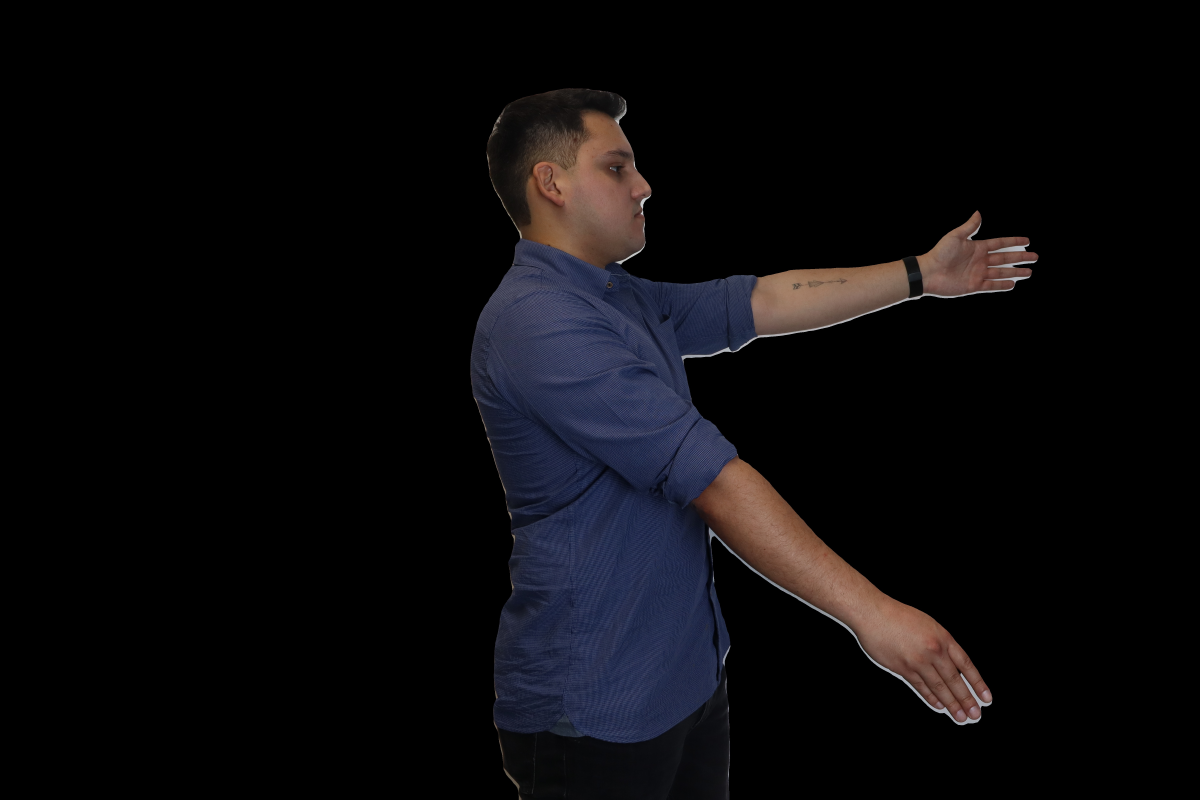
#> input picture input/147_yolo/4/0002.jpg, 6000 x 4000 px (shown at 1/5 size)
$ python stitching.py
#> lines starting #> are read from the running program, lines starting #| are printed output that depends on the picture
import cv2
import os
import imutils
import numpy as np

class Stitcher:
    def __init__(self):
        self.isv3 = imutils.is_cv3(or_better=True)


    def stitch(self, images, ratio=0.75, reprojThresh=4.0, showMatches=False, minKeypoints=4):
        (imageB, imageA) = images

        # Detectar y describir puntos clave
        (kpsA, featuresA) = self.detectAndDescribe(imageA)
        (kpsB, featuresB) = self.detectAndDescribe(imageB)

        if len(kpsA) < minKeypoints or len(kpsB) < minKeypoints:
            print("No se detectaron suficientes puntos clave.")
            return None

        # Emparejar puntos clave
        M = self.matchKeypoints(kpsA, kpsB, featuresA, featuresB, ratio, reprojThresh)

        if M is None:
            print("No se encontraron suficientes coincidencias para unir las imágenes.")
            return None

        (matches, H, status) = M

        # Transformar perspectiva
        heightA, widthA = imageA.shape[:2]
        heightB, widthB = imageB.shape[:2]
        result_width = max(widthA + widthB, widthA * 2)
        result_height = max(heightA + heightB, heightA * 2)

        result = cv2.warpPerspective(imageA, H, (result_width, result_height))

        # Superponer imagenB en el resultado
        y_offset, x_offset = heightB, widthB
        result[0:y_offset, 0:x_offset] = imageB

        # Recorte automático para eliminar áreas negras
        gray = cv2.cvtColor(result, cv2.COLOR_BGR2GRAY)
        _, thresh = cv2.threshold(gray, 1, 255, cv2.THRESH_BINARY)
        contours, _ = cv2.findContours(thresh, cv2.RETR_EXTERNAL, cv2.CHAIN_APPROX_SIMPLE)
        x, y, w, h = cv2.boundingRect(contours[0])
        result = result[y:y+h, x:x+w]

        # Mostrar coincidencias opcionalmente
        if showMatches:
            vis = self.drawMatches(imageA, imageB, kpsA, kpsB, matches, status)
            return (result, vis)

        return result


    def detectAndDescribe(self, image):
        gray = cv2.cvtColor(image, cv2.COLOR_BGR2GRAY)
        if self.isv3:
            descriptor = cv2.xfeatures2d.SIFT_create()
            (kps, features) = descriptor.detectAndCompute(image, None)
        else:
            detector = cv2.FeatureDetector_create("SIFT")
            kps = detector.detect(gray)
            extractor = cv2.DescriptorExtractor_create("SIFT")
            (kps, features) = extractor.compute(gray, kps)

        kps = np.float32([kp.pt for kp in kps])
        return (kps, features)

    def matchKeypoints(self, kpsA, kpsB, featuresA, featuresB, ratio, reprojThresh):
        matcher = cv2.DescriptorMatcher_create("BruteForce")
        rawMatches = matcher.knnMatch(featuresA, featuresB, 2)
        matches = []

        for m in rawMatches:
            if len(m) == 2 and m[0].distance < m[1].distance * ratio:
                matches.append((m[0].trainIdx, m[0].queryIdx))

        if len(matches) > 4:
            ptsA = np.float32([kpsA[i] for (_, i) in matches])
            ptsB = np.float32([kpsB[i] for (i, _) in matches])
            (H, status) = cv2.findHomography(ptsA, ptsB, cv2.RANSAC, reprojThresh)
            return (matches, H, status)

        return None

    def drawMatches(self, imageA, imageB, kpsA, kpsB, matches, status):
        (hA, wA) = imageA.shape[:2]
        (hB, wB) = imageB.shape[:2]
        vis = np.zeros((max(hA, hB), wA + wB, 3), dtype="uint8")
        vis[0:hA, 0:wA] = imageA
        vis[0:hB, wA:] = imageB

        for ((trainIdx, queryIdx), s) in zip(matches, status):
            if s == 1:
                ptA = (int(kpsA[queryIdx][0]), int(kpsA[queryIdx][1]))
                ptB = (int(kpsB[trainIdx][0]) + wA, int(kpsB[trainIdx][1]))
                cv2.line(vis, ptA, ptB, (0, 255, 0), 1)

        return vis

def load_and_resize_images(folder, new_width):
#> called with folder = './input/147_yolo/4/', new_width = 1024
    images = []
    filenames = ["0002.jpg", "0003.jpg", "0004.jpg"]
    for filename in filenames:
        filepath = os.path.join(folder, filename)
        img = cv2.imread(filepath)
#> img is the input picture: shape (4000, 6000, 3); mean B, G, R 12.5, 10.3, 11.5
        if img is None:
            print(f"Error al cargar la imagen: {filename}. Saltando.")
            continue
        new_size = (new_width, int(img.shape[0] * new_width / img.shape[1]))
#> new_size = (1024, 682)
        img = cv2.resize(img, new_size, interpolation=cv2.INTER_AREA)
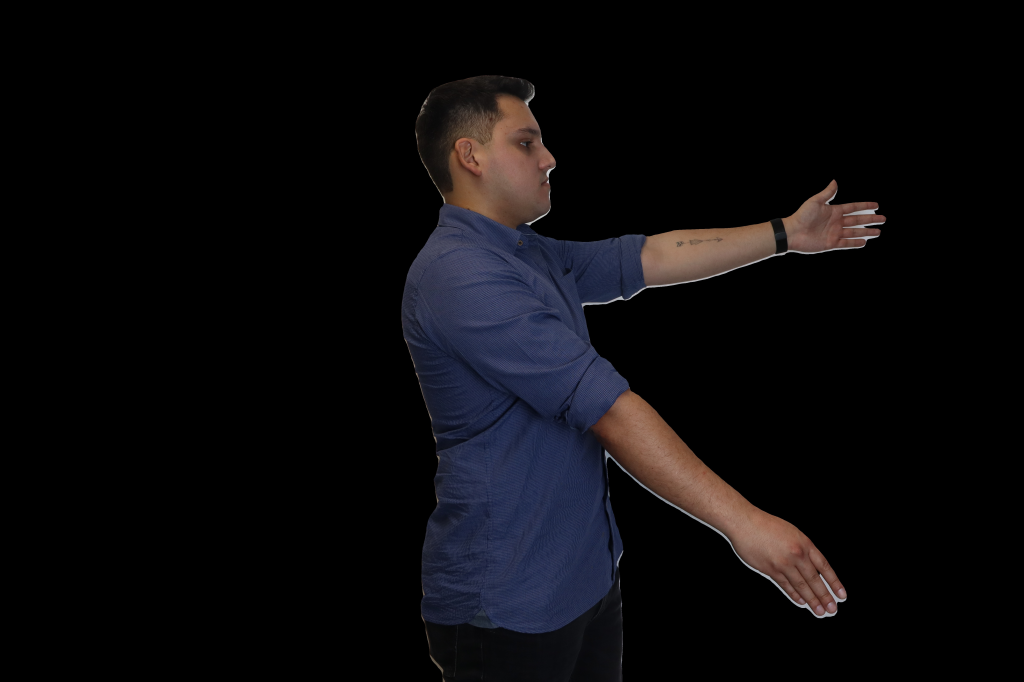
#> img: shape (682, 1024, 3); mean B, G, R 12.5, 10.3, 11.5
        images.append(img)
#> pass 2 of the loop in load_and_resize_images, `for filename in filenames:`:
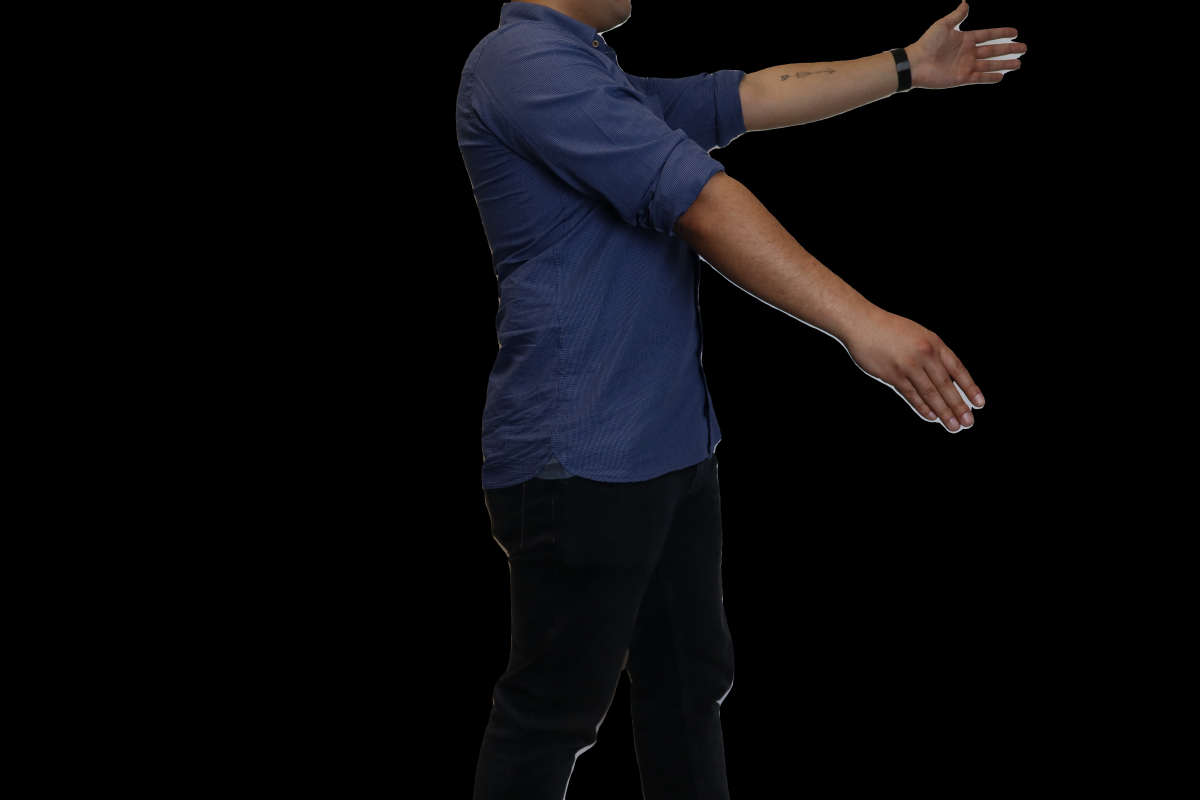
#> input picture input/147_yolo/4/0003.jpg, 6000 x 4000 px (shown at 1/5 size)
#> in load_and_resize_images, img is the input picture: shape (4000, 6000, 3); mean B, G, R 11.3, 9, 9.6
#> in load_and_resize_images, `img = cv2.resize(img, new_size, interpolation=cv2.INTER_AREA)`:
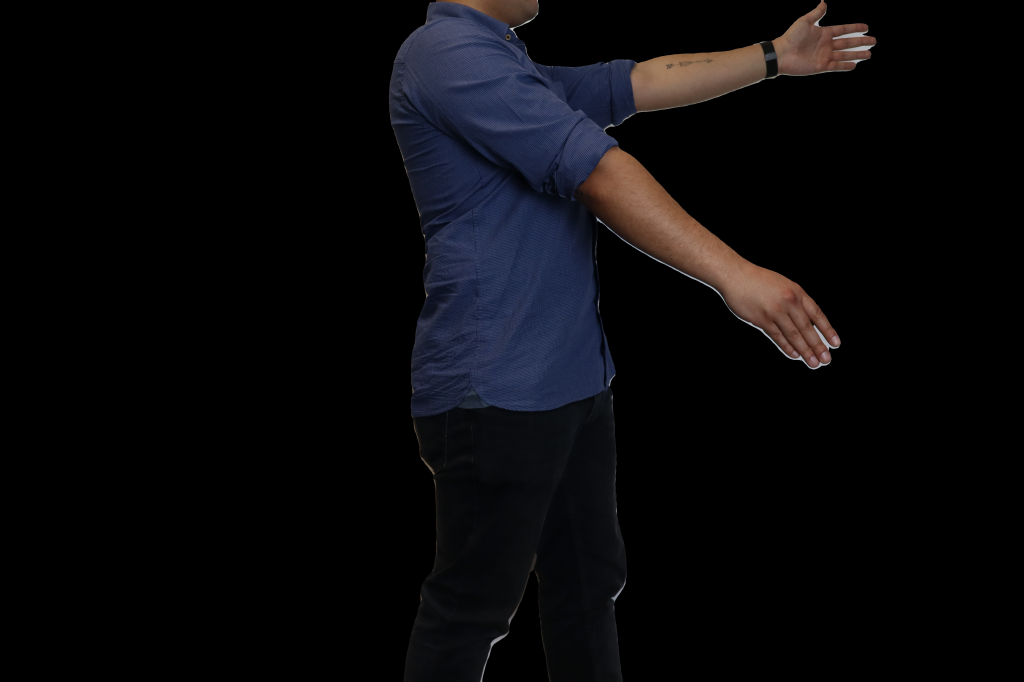
#> img: shape (682, 1024, 3); mean B, G, R 11.3, 9, 9.6
#> pass 3 of the loop in load_and_resize_images, `for filename in filenames:`:
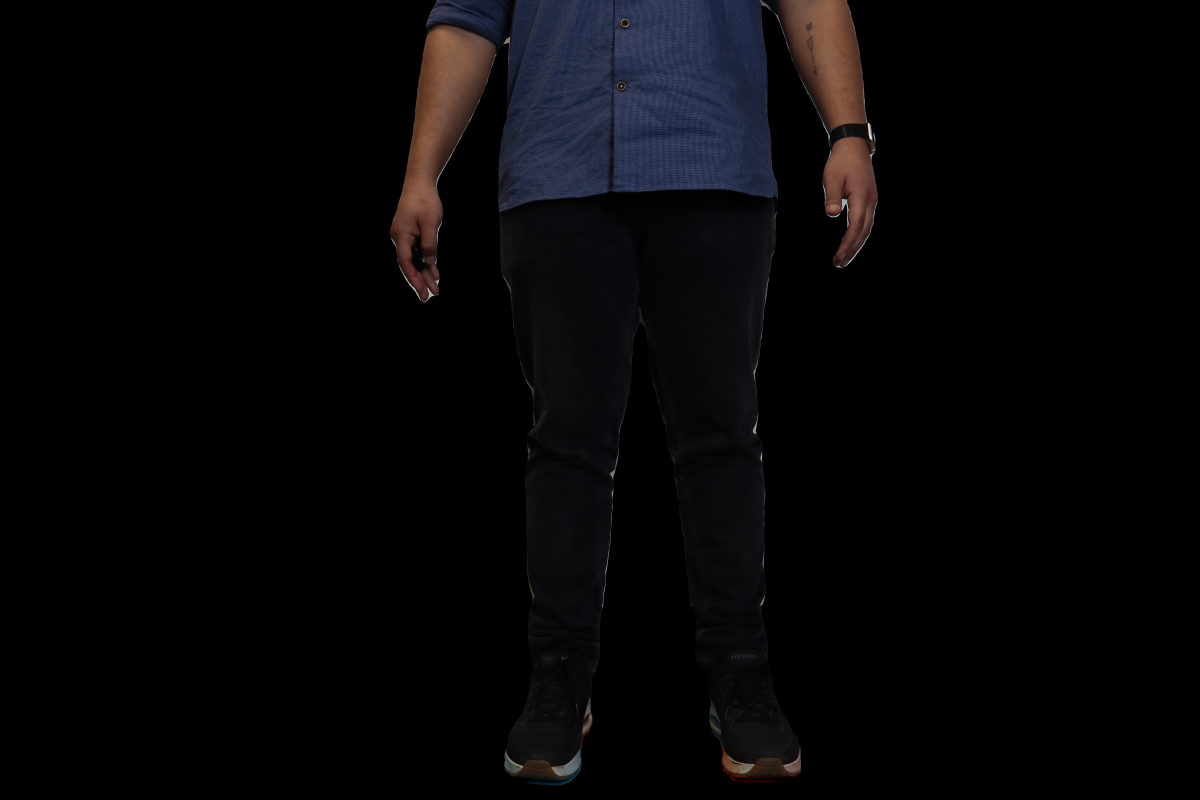
#> input picture input/147_yolo/1/0004.jpg, 6000 x 4000 px, found by its file name (shown at 1/5 size)
#> in load_and_resize_images, img is the input picture: shape (4000, 6000, 3); mean B, G, R 7.1, 5.8, 6.4
#> in load_and_resize_images, `img = cv2.resize(img, new_size, interpolation=cv2.INTER_AREA)`:
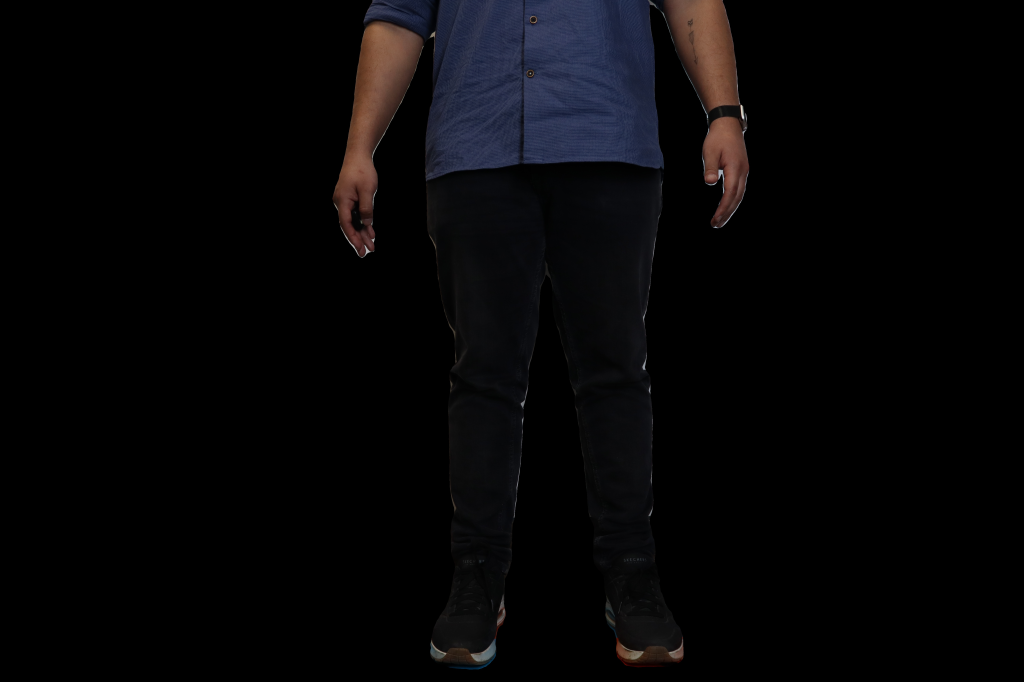
#> img: shape (682, 1024, 3); mean B, G, R 7.1, 5.8, 6.4
    return images

def crop_black_borders(image):
    # Convertir la imagen a escala de grises y crear una mascara binaria
    gray = cv2.cvtColor(image, cv2.COLOR_BGR2GRAY)
    _, thresh = cv2.threshold(gray, 1, 255, cv2.THRESH_BINARY)
    contours, _ = cv2.findContours(thresh, cv2.RETR_EXTERNAL, cv2.CHAIN_APPROX_SIMPLE)
    if len(contours) == 0:
        return image  # Si no hay contornos, devuelve la imagen original

    x, y, w, h = cv2.boundingRect(contours[0])
    for contour in contours:
        x_, y_, w_, h_ = cv2.boundingRect(contour)
        x = min(x, x_)
        y = min(y, y_)
        w = max(w, x_ + w_) - x
        h = max(h, y_ + h_) - y

    cropped = image[y:y+h, x:x+w]
    return cropped

def main():
    folder = "./input/147_yolo/4/"
    new_width = 1024
    images = load_and_resize_images(folder, new_width)
#> images = 3 items
    if len(images) < 2:
        print("No hay suficientes imágenes para unir. Saliendo.")
        return
    stitcher = Stitcher()
    result12 = stitcher.stitch([images[1], images[2]])
#> in detectAndDescribe, `gray = cv2.cvtColor(image, cv2.COLOR_BGR2GRAY)`:
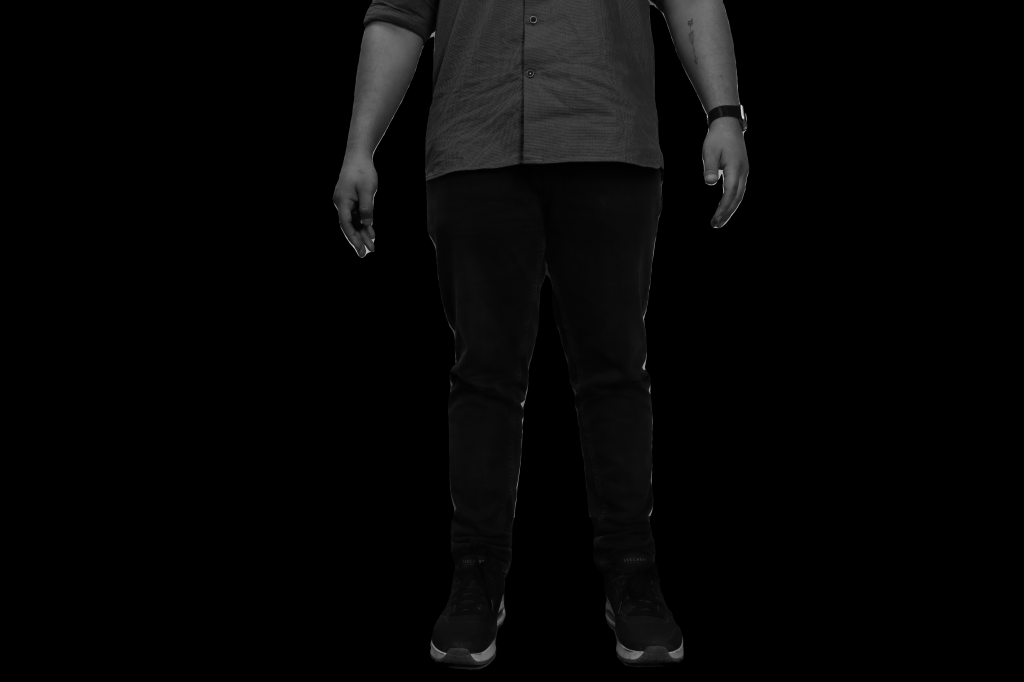
#> gray: shape (682, 1024); min 0, max 223, mean 6.1
#> in detectAndDescribe, `kps = detector.detect(gray)`: kps = 100 keypoints; strongest (x, y, size): (741, 107, 2), (367, 251, 2.6), (644, 367, 2.3), (720, 172, 3.2)
#> in detectAndDescribe, `kps = np.float32([kp.pt for kp in kps])`: kps = 100 pairs, first value 334.7 to 752.9, second value 3.41 to 657.4
#> in stitch, `(kpsA, featuresA) = self.detectAndDescribe(imageA)`: kpsA has the same summary as kps in detectAndDescribe
#> in detectAndDescribe (call 2), `gray = cv2.cvtColor(image, cv2.COLOR_BGR2GRAY)`:
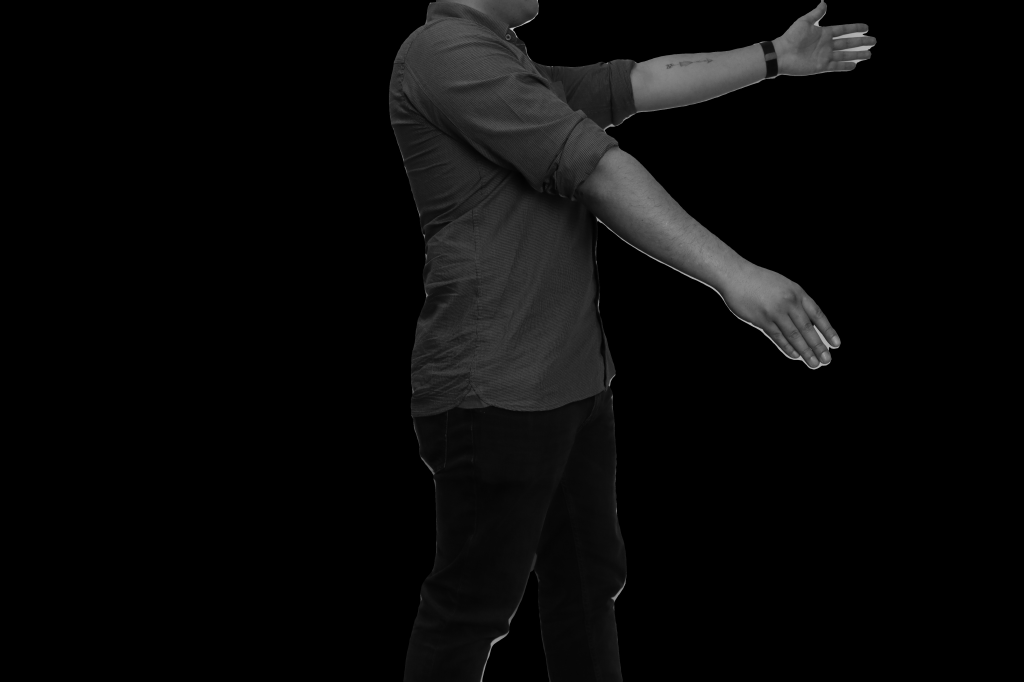
#> gray: shape (682, 1024); min 0, max 198, mean 9.5
#> in detectAndDescribe (call 2), `kps = detector.detect(gray)`: kps = 160 keypoints; strongest (x, y, size): (512, 29, 2), (761, 330, 2), (750, 324, 1.9), (816, 24, 3)
#> in detectAndDescribe (call 2), `kps = np.float32([kp.pt for kp in kps])`: kps = 160 pairs, first value 392.7 to 872.9, second value 6.07 to 643.5
#> in stitch, `(kpsB, featuresB) = self.detectAndDescribe(imageB)`: kpsB has the same summary as kps in detectAndDescribe
#> in matchKeypoints, `rawMatches = matcher.knnMatch(featuresA, featuresB, 2)`: rawMatches = 100 matches
#> the loop in matchKeypoints, `for m in rawMatches:` made 100 passes
#> after the loop in matchKeypoints, `for m in rawMatches:`: matches = [(80, 19), (30, 26), (37, 30), (29, 45), (29, 46), (29, 47), (29, 49), (29, 50), (29, 53), (119, 71)]
#> in matchKeypoints, `ptsA = np.float32([kpsA[i] for (_, i) in matches])`: ptsA = [[380.2, 159.6], [432.9, 34.56], [471, 657.4], [521.9, 122], [522, 135.7], [522.1, 116.5], [522.4, 106.1], [522.6, 101.5], [523.5, 32.71], [657, 166.4]]
#> in matchKeypoints, `ptsB = np.float32([kpsB[i] for (i, _) in matches])`: ptsB = [[764.8, 28.14], [572.7, 198.8], [593.5, 163.9], [564.9, 142.2], [564.9, 142.2], [564.9, 142.2], [564.9, 142.2], [564.9, 142.2], [564.9, 142.2], [814.6, 364.2]]
#> in matchKeypoints, `(H, status) = cv2.findHomography(ptsA, ptsB, cv2.RANSAC, reprojThresh)`: status = [0, 0, 0, 0, 0, 0, 0, 0, 0, 0]
    result123 = stitcher.stitch([images[0], result12 ])

    if result123 is not None:
        result_cropped = crop_black_borders(result123)
        result_cropped2 = result_cropped[:, :images[0].shape[1]]
        cv2.imwrite("./stitched_zoe/147_4.jpg", result_cropped2)

if __name__ == "__main__":
#> (the run stopped early here; a loop or call above may not have finished)
